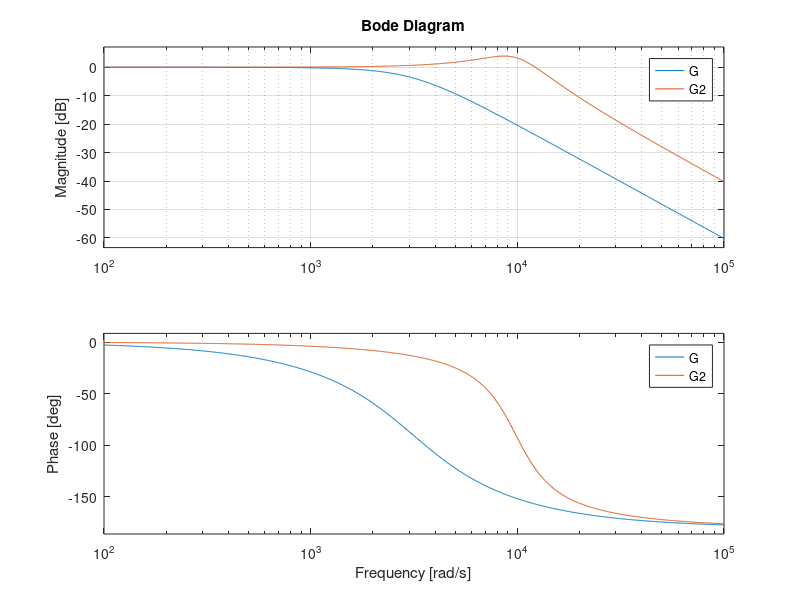

This chart was generated by the following MATLAB code:
clc;
close all;

%Filtro RLC
num = [9775171.0654936];
den = [1 4838.7096774194 9775171.0654936]

%Filtro Sallen-Key
num2 = [96711798.839458];
den2 = [1 6673.1141199226 96711798.839458]

G= tf(num,den)
G2= tf(num2,den2)
bode(G,G2),
grid;